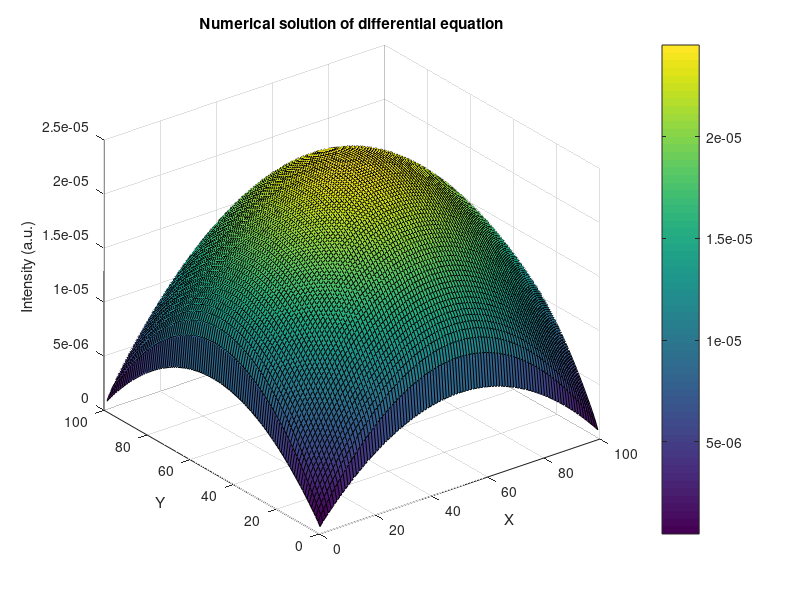

Write the MATLAB code that produced this figure.
clear;

% Define the range in X and Y directions
X = 1.; % Length in X direction
Y = 1.; % Length in Y direction

% Parameters initialized in finite difference method
n = 100;  % Number of inner gridding nodes, The total gridding nodes are n+2 including boundaries
dh = X/(n+1); % The length of step sizes, it is equal to Y/(n+1) 

% Initial boundary conditions in X direction
for i = 1:n+2
    x(i) = (i-1)*dh;
    u(i,1) = 0.;
    u(i,n+2) = 0.;
end

% Initial boundary conditions in Y direction
for j = 1:n+2
    y(j) = (j-1)*dh;
    u(1,j) = 0.;
    u(n+2,j) = 0.;
end

% Implementation of the finite difference method
for j = 2:n+1 % Y loop
    for i = 2:n+1 % X Loop
        u(i,j) = (dh^2 * (x(i)*(1 - x(i)) + y(j)*(1-y(j))) + u(i-1,j) + u(i+1,j) + u(i,j-1) + u(i,j+1))/4;
    end
end

% Illustration of calculated u(i,j) using finite difference method
figure(1)
[X,Y] = meshgrid(dh:dh:1-dh);
Z = u(2:n+1,2:n+1);
surf(Z)
colorbar
xlabel("X")
ylabel("Y")
zlabel("Intensity (a.u.)")
title('Numerical solution of differential equation')

% Calculate the Fehler between numerical and analytic method at different
% positions x and y, difine the anayltic solution as Ua = 0.5*x(i)*y(j)*((x(i) - 1)*(y(j) - 1)
for j = 2:n+1 % Y loop
    for i = 2:n+1 % X Loop
        Temp(i,j) = abs(u(i,j) - (0.5*x(i)*y(j)*((x(i) - 1)*(y(j) - 1))));
    end
end

% Calculate the maximum value of Fehler
Fehler = max(max(Temp()))
Convergenceorder = log(Fehler)/log(dh)

     
        








        
        
        
        
        






